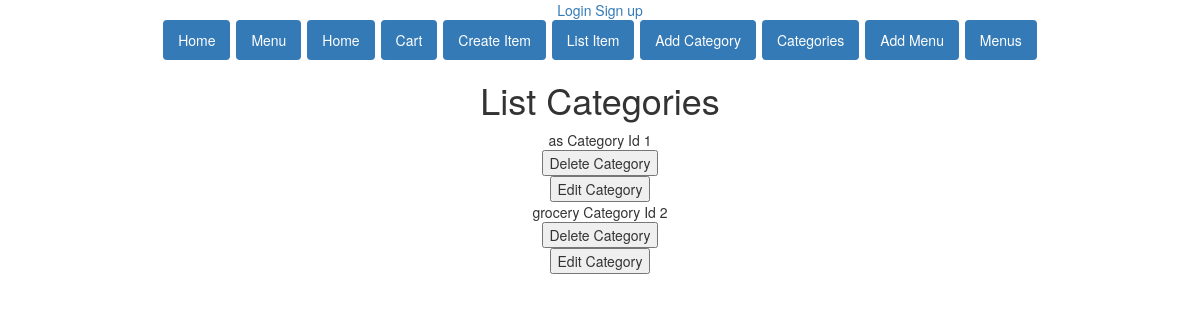
The page /category_list/ on the database its author committed.
### restaurant_app/models.py (models this page shows, shortened)
class Category(models.Model):
    items = models.ManyToManyField(Item)
    name = models.CharField(max_length=30)
    timestamp = models.DateTimeField(auto_now_add=True)

### restaurant_app/views.py (the view)
# urls.py: url(r'^category_list/', CategoryListView.as_view(template="category_list.html"), name="category_list"),
class CategoryListView(ListView):
    model = Category
    template = "category_list.html"

### restaurant_app/templates/restaurant_app/category_list.html (shortened to what this page needs)
{% extends 'base.html' %}
{% block body %}
<h1>List Categories</h1>
{% for category in object_list %}
    <div>{{category.name}}
        Category Id {{category.id}}
    <form method="POST" action="{% url 'restaurant_app:delete_category' category.id %}">
    <button type="submit">Delete Category</button>
    </form>
    <form method="get" action="{% url 'restaurant_app:update_category' category.id %}">
    <button type="submit">Edit Category</button>
    </form>
{% endfor %}
        </div>
{% endblock %}

### rows shown on the page
Category: name "as", id "1"
Category: name "grocery", id "2"
